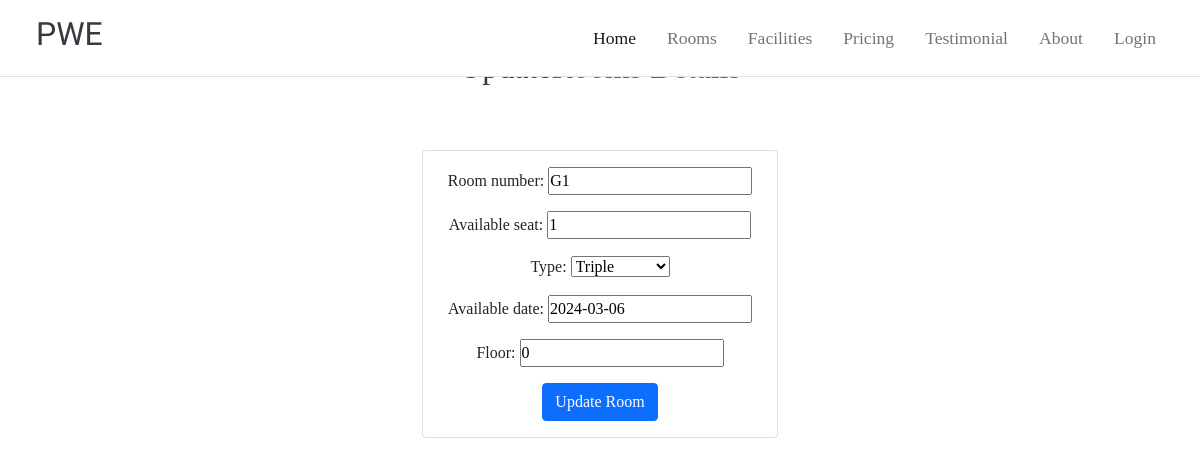
The app's page /room/edit/6/ with its own data.
### room/models.py (models this page shows, shortened)
class Room(models.Model):
    room_number = models.CharField(max_length=50)
    available_seat = models.IntegerField()
    TYPE_CHOICES = [
        ('single', 'Single'),
        ('double', 'Double'),
        ('triple', 'Triple'),
        ('customized', 'Customized'),
    ]
    type = models.CharField(max_length=20, choices=TYPE_CHOICES)
    available_date = models.DateField(null=True,blank=True)
    floor = models.IntegerField()

### room/views.py (the view)
# urls.py: path('edit/<int:room_id>/', edit_room, name='edit_room'),
def edit_room(request, room_id):
    room = get_object_or_404(Room, pk=room_id)
    if request.method == 'POST':
        form = RoomForm(request.POST, instance=room)
        if form.is_valid():
            form.save()
            return redirect('room_list')
    else:
        form = RoomForm(instance=room)
    return render(request, 'edit_room.html', {'form': form})

### room/forms.py
class RoomForm(forms.ModelForm):
    class Meta:
        model = Room
        fields = ['room_number', 'available_seat', 'type', 'available_date', 'floor']

### room/templates/edit_room.html (shortened to what this page needs)
{% extends 'base.html' %}
{% load static %}
{% block content %}
    <h2 class="text-center mt-5 mb-3">Update</u><span class="text-primary">Rooms Details</span></h2>
    <section class="services py-5 ">
        <div class="container mx-auto">
            <div class="row justify-content-center">
                <div class="col-sm-12 col-md-4 col-lg-4 col-12">
                    <div class="card mb-5">
                        <div class="card-body text-center">
                            <form method="post" class="my-auto">
                                {{ form.as_p }}
                                <button type="submit" class="btn btn-primary">Update Room</button>
                            </form>
                        </div>
                    </div>
                </div>
            </div>
        </div>
    </section>
{% endblock content %}

### Main/static/css/style.css (style rules this page uses)
* { margin: 0; padding: 0; box-sizing: border-box; }
.container { max-width: 1200px; margin: 0 auto; padding: 0 20px; }

### Main/templates/base.html (style rules this page uses)
body { font-family: "Playfair Display", serif; font-optical-sizing: auto; font-weight: <weight>; font-style: normal; }
h1, h2, h3, h4, h5, h6 { color: #343a40; }

### records on screen
Room: room_number "G1", available_seat "1", type "Triple", available_date "2024-03-06", floor "0"
